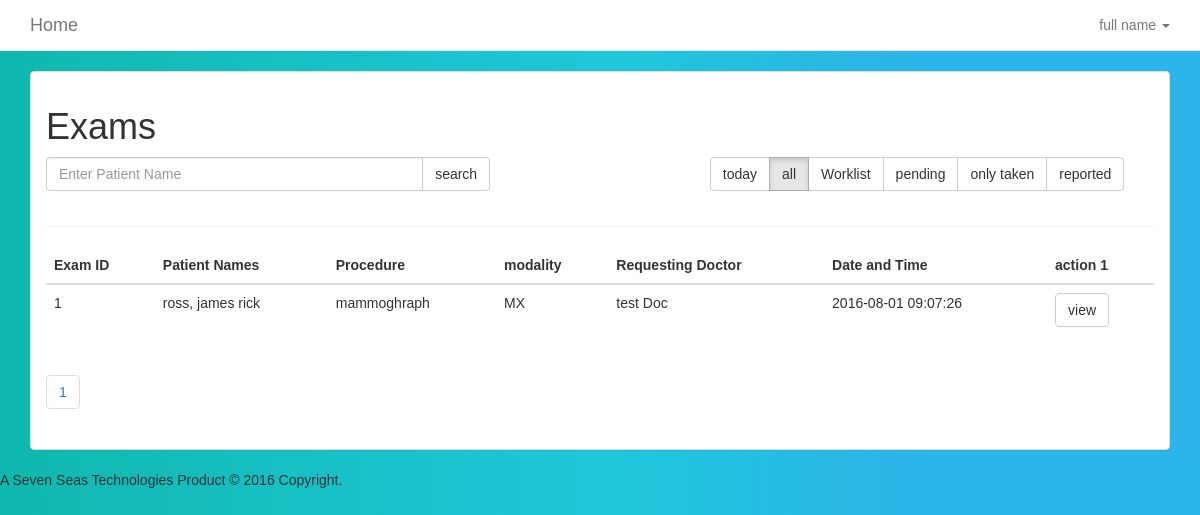
The page /exams?misc=2 (signed in) on the database as committed earlier.
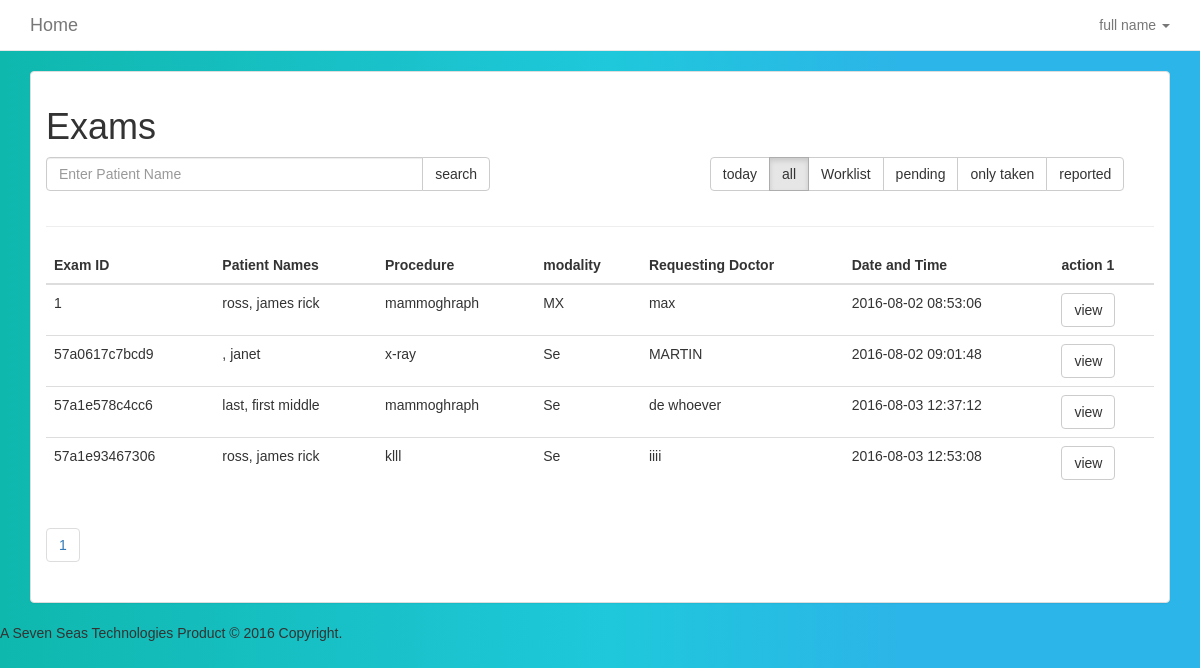
The same page on the database as committed later.
### tables this page shows
CREATE TABLE `exam_info` (
  `exam_id` varchar(30) NOT NULL,
  `performer_id` varchar(30) NOT NULL,
  `patient_id` varchar(30) NOT NULL,
  `req_physician` varchar(50) NOT NULL,
  `modality` varchar(2) NOT NULL,
  `exam_name` varchar(50) NOT NULL,
  `exam_reason` text NOT NULL,
  `receipt` varchar(20) NOT NULL,
  `amount` int(11) NOT NULL,
  `created_at` timestamp NOT NULL DEFAULT CURRENT_TIMESTAMP,
  `exam_done` tinyint(4) NOT NULL,
  `report_done` tinyint(4) NOT NULL
);

CREATE TABLE `patient_details` (
  `patient_id` varchar(30) NOT NULL,
  `patient_name` varchar(50) NOT NULL,
  `birthday` date NOT NULL,
  `phonenumber` varchar(50) NOT NULL,
  `national_id` varchar(50) NOT NULL,
  `status` varchar(11) NOT NULL,
  `gender` varchar(10) NOT NULL,
  `created_at` timestamp NOT NULL DEFAULT CURRENT_TIMESTAMP
);

### app/conn_db.php (called while the page is built, shortened)
<?php
$conn = "";
function affected() {
    global $conn, $rows_affected;
    $rows_affected = mysqli_affected_rows($conn);
    if ($rows_affected < 1) {
        $error_sql ="No information added to or retreived from database. Try checking your parameters" . "<br>";
        error_handler($error_sql, mysqli_errno($conn), mysqli_error($conn));
        return 0;
    }
    else {
        return $rows_affected;
    }
}
function db_query($sql) {
    global $conn;
    $result = $conn->query($sql);
    if ($result == FALSE) {
        $error_sql = "Error querying db, check sql statement" . "<br>";
        error_handler($error_sql, mysqli_errno($conn), mysqli_error($conn));
    }
    else {
        return $result;
    }
}
?>

### views_user/exams.php (the view, shortened to what this page needs)
<?php
$page = isset($_GET['pg']) ? $_GET['pg']:1;
$misc = isset($_GET['misc']) ? $_GET['misc']:1;
switch ($misc) {
     case 2:
     $miscellaneous =" ";
     break;
 }
$start = ($page > 1) ?($page *12)-12 :0;
$url_search = "";
$sql_exams = "SELECT exam_info.exam_id, patient_details.patient_name, exam_info.req_physician, exam_info.exam_name, exam_info.modality, exam_info.created_at FROM exam_info INNER JOIN patient_details ON exam_info.patient_id=patient_details.patient_id" . $miscellaneous . "LIMIT {$start} , 12";
$e_count ="SELECT COUNT(*)  FROM exam_info INNER JOIN patient_details ON exam_info.patient_id=patient_details.patient_id " . $miscellaneous;
$exams = db_query($sql_exams);
?>
<div class="section">
      <div class="container">
           <div class="panel panel-default panel-faded">
                <div class="panel-body">
        <div class="row">
          <div class="col-md-12">
            <h1>Exams</h1>
          </div>
           <div class="col-md-5">
            <form role="form" method="get">
              <div class="form-group">
                <div class="input-group">
                  <input type="text" class="form-control" name="esearch" placeholder="Enter Patient Name">
                  <span class="input-group-btn">
                    <button class="btn btn-default" type="submit">search</button>
                  </span>
                </div>
              </div>
            </form>
          </div>
          <div class="col-md-offset-2 col-md-5">
            <div class="btn-group">
              <a href="<?php echo "exams?misc=1" ?>" class="btn btn-default <?php if($misc== 1)echo "active";?>"">today</a>
              <a href="<?php echo "exams?misc=2" ?>" class="btn btn-default <?php if($misc== 2)echo "active";?>">all</a>
              <a href="<?php echo "exams?misc=3" ?>" class="btn btn-default <?php if($misc== 3)echo "active";?>"">Worklist</a>
              <a href="<?php echo "exams?misc=4" ?>" class="btn btn-default <?php if($misc== 4)echo "active";?>"">pending</a>
              <a href="<?php echo "exams?misc=5" ?>" class="btn btn-default <?php if($misc== 5)echo "active";?>"">only taken</a>
              <a href="<?php echo "exams?misc=6" ?>" class="btn btn-default <?php if($misc== 6)echo "active";?>"">reported</a>
            </div>
          </div>
            </div>
            <div class="row">
          <div class="col-md-12">
            <hr>
          </div>
        </div>
            <div class="row">
      <div class="col-md-12">
        <table class="table">
          <thead>
            <tr>
              <th>Exam ID</th>
              <th>Patient Names</th>
              <th>Procedure</th>
              <th>modality</th>
              <th>Requesting Doctor</th>
              <th>Date and Time</th>
              <th>action 1</th>
            </tr>
          </thead>
          <tbody>
          <?php if($exams->num_rows > 0): ?>
            <?php while ($row = $exams->fetch_assoc()) {?>
            <tr>
            <td><?php echo $row["exam_id"]?></td>
            <td><?php echo $row["patient_name"]?></td>
            <td><?php echo $row["exam_name"]?></td>
            <td><?php echo $row["modality"]?></td>
            <td><?php echo $row["req_physician"]?></td>
            <td><?php echo $row["created_at"]?></td>
            <td><a class="btn btn-default" href="examinfo?id=<?php echo $row['exam_id'];?>">view</a></td>
            </tr>
            <?php } ?>
          <?php else: ?>
            <h3>  no Exams </h3>
          <?php endif; ?>
          </tbody>
        </table>
      </div>
    </div>
    <?php
          $res = db_query($e_count);
          $tot = $res->fetch_assoc();
          $tot = $tot['COUNT(*)'];
          $total = ceil($tot/12);
        ?>
        <div class="row">
        <div class="col-md-12">
        <ul class="pagination">
        <?php for($x = 1;$x <= $total ; $x++): ?>
          <li><a href="exams?pg=<?php echo $x.$url_search."&misc=".$misc; ?>"><?php echo $x; ?></a></li>
        <?php endfor; ?>
        </ul>
        </div>
        </div>
      </div>
  </div>
</div>
</div>

### index.php (shortened to what this page needs)
<?php
include 'app/conn_db.php';
if(!empty($_GET['page'])){
    $page = $_GET['page'];
}else{
    $page = "home";
}
if($page == "print_preview") {
    require 'views_user/print_preview.php';
}
else{
require 'templates/header.php';
require 'templates/navigation.php';
if (!isset($_SESSION["user_id"])) {
    require go_to_all("login");
}
else{
    if($_SESSION["first_login"] < 1) {
        if($page == "logout"){
            require go_to_all("logout");
        }
        else{
            require go_to_all("first_login");
        }
    }
    else{
        if($_SESSION["admin"] < 1) {
            require go_to_user($page);
        }
        else{
            require go_to_admin($page);
        }
    }
}
  require 'templests/footer.php';
}
?>

### templates/header.php (shortened to what this page needs)
<!DOCTYPE html>
<html>
    <head>
    <link rel="stylesheet" href="assets/css/bootstrap.css">
    <link rel="stylesheet" href="assets/css/style.css">
    <link rel="stylesheet" href="assets/css/datepicker.css">
    </head>
    <body>

### templates/navigation.php (shortened to what this page needs)
    <div class="navbar navbar-default navbar-static-top">
  <div class="container">
    <div class="navbar-header">
      <a class="navbar-brand" href="/ExamManager/"><span>Home</span></a>
    </div>
    <div class="collapse navbar-collapse" id="navbar-ex-collapse">
      <ul class="nav navbar-nav navbar-right">
                  <?php if(isset($_SESSION["user_name"])):?>
        <li><a class=" dropdown-toggle navbtn" type="button" id="menu1" data-toggle="dropdown">
                        <?php echo $_SESSION["full_name"]; ?>
                        <span class="caret"></span></a>
        <?php endif; ?>
      </ul>
    </div>
  </div>
</div>

### templates/footer.php
        A Seven Seas Technologies Product &copy; <?php echo date("Y"); ?> Copyright.
    </body>
</html>

### assets/css/style.css (style rules this page uses)
body { background:linear-gradient(90deg, #0fb8ad 0%, #1fc8db 51%, #2cb5e8 75%); font-family: Arial,sans-serif; }

Rows that differ between the two databases and show on the page:
changed exam_info "MX": req_physician "test Doc" → "max"; created_at "2016-08-01 09:07:26" → "2016-08-02 08:53:06"
added exam_info: exam_id "57a0617c7bcd9", patient.patient_name ", janet", exam_name "x-ray", modality "Se", req_physician "MARTIN", created_at "2016-08-02 09:01:48"
added exam_info: exam_id "57a1e578c4cc6", patient.patient_name "last, first middle", exam_name "mammoghraph", modality "Se", req_physician "de whoever", created_at "2016-08-03 12:37:12"
added exam_info: exam_id "57a1e93467306", patient.patient_name "ross, james rick", exam_name "klll", modality "Se", req_physician "iiii", created_at "2016-08-03 12:53:08"
